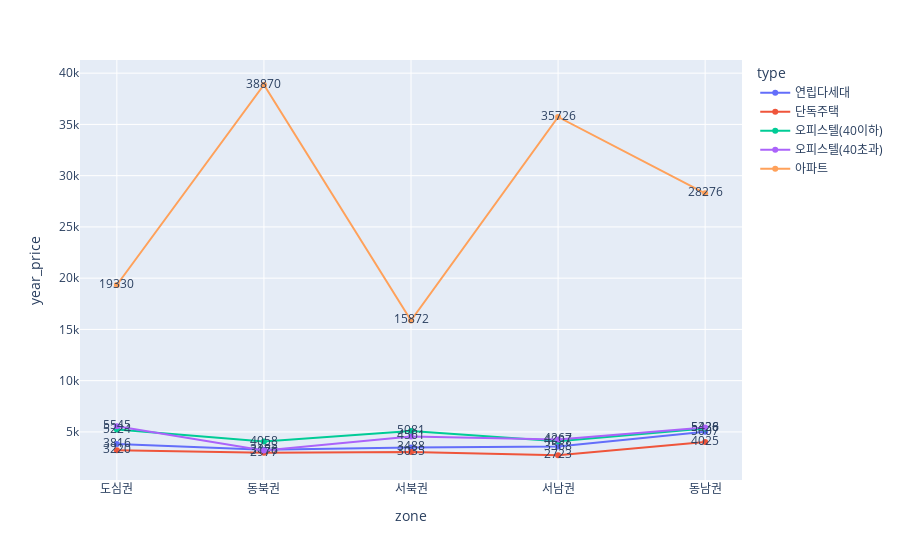

Source (notebook cell):
### Markdown cell above
# slide 16

### Code cell
fig = px.line(apt, x='zone',y='year_price',text='year_price',color='type')
fig.show()
# 권역별 주거형태(아파트 포함)의 전세가 꺾은선 그래프

### Figure 1 — Plotly figure (JSON) as saved in the notebook; plotly's stock layout.template omitted (floating-point values rounded to 4 significant figures)
{"data": [{"hovertemplate": "type=연립다세대<br>zone=%{x}<br>year_price=%{text}<extra></extra>", "legendgroup": "연립다세대", "line": {"color": "#636efa", "dash": "solid"}, "mode": "lines+markers+text", "name": "연립다세대", "orientation": "v", "showlegend": true, "text": [3816, 3263, 3488, 3568, 5007], "type": "scatter", "x": ["도심권", "동북권", "서북권", "서남권", "동남권"], "xaxis": "x", "y": [3816, 3263, 3488, 3568, 5007], "yaxis": "y"}, {"hovertemplate": "type=단독주택<br>zone=%{x}<br>year_price=%{text}<extra></extra>", "legendgroup": "단독주택", "line": {"color": "#EF553B", "dash": "solid"}, "mode": "lines+markers+text", "name": "단독주택", "orientation": "v", "showlegend": true, "text": [3220, 2977, 3035, 2723, 4025], "type": "scatter", "x": ["도심권", "동북권", "서북권", "서남권", "동남권"], "xaxis": "x", "y": [3220, 2977, 3035, 2723, 4025], "yaxis": "y"}, {"hovertemplate": "type=오피스텔(40이하)<br>zone=%{x}<br>year_price=%{text}<extra></extra>", "legendgroup": "오피스텔(40이하)", "line": {"color": "#00cc96", "dash": "solid"}, "mode": "lines+markers+text", "name": "오피스텔(40이하)", "orientation": "v", "showlegend": true, "text": [5224, 4058, 5081, 4087, 5338], "type": "scatter", "x": ["도심권", "동북권", "서북권", "서남권", "동남권"], "xaxis": "x", "y": [5224, 4058, 5081, 4087, 5338], "yaxis": "y"}, {"hovertemplate": "type=오피스텔(40초과)<br>zone=%{x}<br>year_price=%{text}<extra></extra>", "legendgroup": "오피스텔(40초과)", "line": {"color": "#ab63fa", "dash": "solid"}, "mode": "lines+markers+text", "name": "오피스텔(40초과)", "orientation": "v", "showlegend": true, "text": [5545, 3176, 4561, 4267, 5426], "type": "scatter", "x": ["도심권", "동북권", "서북권", "서남권", "동남권"], "xaxis": "x", "y": [5545, 3176, 4561, 4267, 5426], "yaxis": "y"}, {"hovertemplate": "type=아파트<br>zone=%{x}<br>year_price=%{text}<extra></extra>", "legendgroup": "아파트", "line": {"color": "#FFA15A", "dash": "solid"}, "mode": "lines+markers+text", "name": "아파트", "orientation": "v", "showlegend": true, "text": [19330, 38870, 15872, 35726, 28276], "type": "scatter", "x": ["도심권", "동북권", "서북권", "서남권", "동남권"], "xaxis": "x", "y": [19330, 38870, 15872, 35726, 28276], "yaxis": "y"}], "layout": {"legend": {"title": {"text": "type"}, "tracegroupgap": 0}, "margin": {"t": 60}, "xaxis": {"anchor": "y", "domain": [0, 1], "title": {"text": "zone"}}, "yaxis": {"anchor": "x", "domain": [0, 1], "title": {"text": "year_price"}}}}
